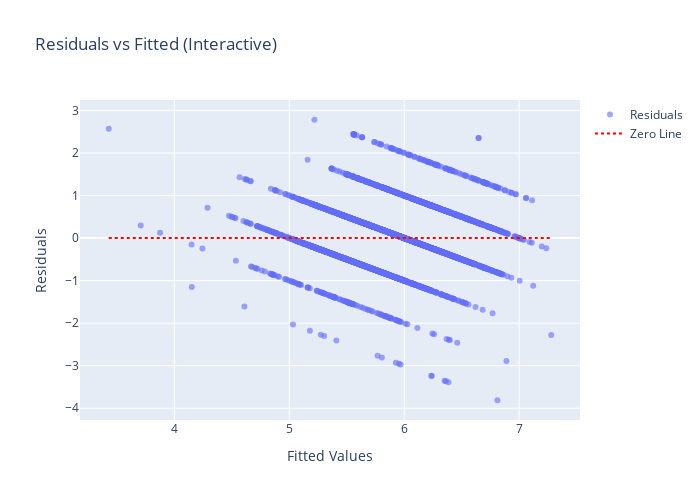

Source (notebook cell):
### Markdown cell above
## 9.2 Residual Plot

### Code cell
fig = go.Figure()

fig.add_trace(go.Scatter(
    x=fitted,
    y=residuals,
    mode='markers',
    name="Residuals",
    marker=dict(size=6, opacity=0.6)
))

# Garis horizontal nol
fig.add_trace(go.Scatter(
    x=[min(fitted), max(fitted)],
    y=[0, 0],
    mode='lines',
    name='Zero Line',
    line=dict(color='red', dash='dot')
))

fig.update_layout(
    title="Residuals vs Fitted (Interactive)",
    xaxis_title="Fitted Values",
    yaxis_title="Residuals",
    height=500,
    width=700
)

fig.show()

### Figure 1 — Plotly figure (JSON) as saved in the notebook; plotly's stock layout.template omitted (floating-point values rounded to 4 significant figures; data arrays with more than 128 entries replaced by an {"elided": "..."} marker saying what was removed)
{"data": [{"marker": {"opacity": 0.6, "size": 6}, "mode": "markers", "name": "Residuals", "type": "scatter", "x": {"elided": "3918 float values"}, "y": {"elided": "3918 float values"}}, {"line": {"color": "red", "dash": "dot"}, "mode": "lines", "name": "Zero Line", "type": "scatter", "x": [3.429, 7.28], "y": [0, 0]}], "layout": {"height": 500, "title": {"text": "Residuals vs Fitted (Interactive)"}, "width": 700, "xaxis": {"autorange": true, "range": [3.179, 7.53], "title": {"text": "Fitted Values"}, "type": "linear"}, "yaxis": {"autorange": true, "range": [-4.276, 3.245], "title": {"text": "Residuals"}, "type": "linear"}}}
